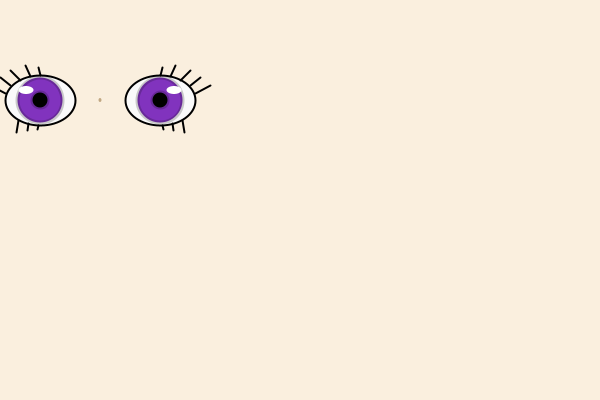
Frame 1 (no input)
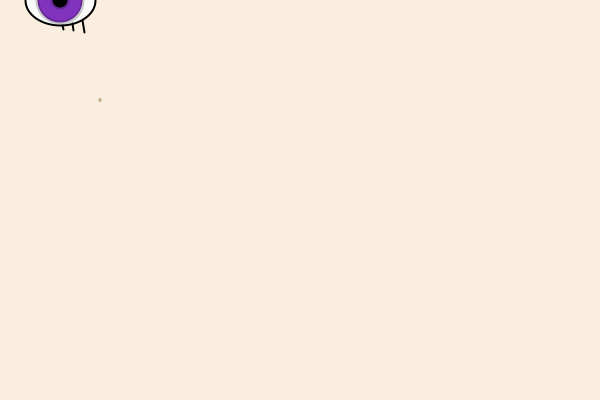
Frame 60 (the mouse pressed at the canvas centre just before this capture)
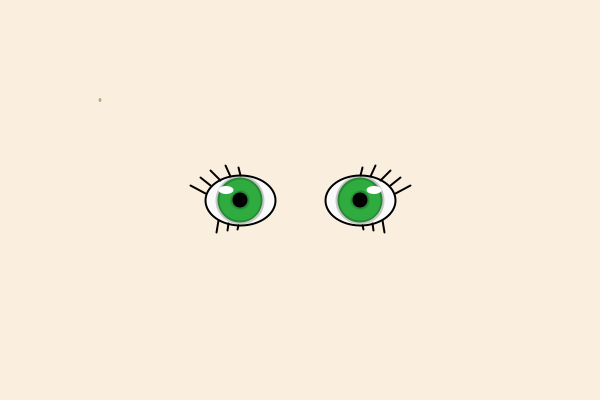
Frame 120 (the mouse held since frame 60 and released just before this capture)

The Processing sketch that drew these frames (run headless with seeded random() and noise(); from frame 60 on, the mouse is pressed at the canvas centre):

// Processing sketch: processing_139465
// ── processing_139465.pde

int x =100;
int y =100;

void setup(){
size (600,400);
background(#FAEFDE);


}

  //iris
  color iris = color (random(200),random(200),random(200));

void draw(){
  background(#FAEFDE);
  //FRECKLES
  fill(#C1A883);
  noStroke();
  ellipse(100,100,3,4);
  eyeDesign();
  
}
void eyeDesign(){ 
  
  //RIGHT
  strokeWeight(2);
  stroke(0);
  fill(250,250,250);
  ellipse(x-60,y,70,50);
  //iris
  strokeWeight(4);
  stroke(0,50);
  fill(iris);
  ellipse(x-60,y,45,45);
  fill(0);
  ellipse(x-60,y,15,15);
  noStroke();
  fill(255);
  ellipse(x-74,y-10,15,8);
  //toplashes
  strokeWeight(2);
  stroke(0); 
  line(x-60,y-25,x-62,y-33);
  line(x-70,y-24,x-75,y-35);
  line(x-80,y-20,x-90,y-30);
  line(x-90,y-15,x-100,y-23);
  line(x-95,y-7,x-110,y-15);
  //bottom lashes
  line(x-62,y+25,x-63,y+29);
  line(x-72,y+23,x-73,y+30);
  line(x-82,y+20,x-84,y+32);  
  
  //LEFT
  strokeWeight(2);
  stroke(0);
  fill(250,250,250);
  ellipse(x+60,y,70,50);
  //iris
  strokeWeight(4);
  stroke(0,50);
  fill(iris);
  ellipse(x+60,y,45,45); 
  fill(0);
  ellipse(x+60,y,15,15);
  noStroke();
  fill(255);
  ellipse(x+74,y-10,15,8);
  //toplashes
  strokeWeight(2);
  stroke(0); 
  line(x+60,y-25,x+62,y-33);
  line(x+70,y-24,x+75,y-35);
  line(x+80,y-20,x+90,y-30);
  line(x+90,y-15,x+100,y-23);
  line(x+95,y-7,x+110,y-15);
  //bottom lashes
  line(x+62,y+25,x+63,y+29);
  line(x+72,y+23,x+73,y+30);
  line(x+82,y+20,x+84,y+32);  
 
  
  //move
  x=mouseX;
  y=mouseY;
 
}

void mousePressed(){
   iris = color (random(200),random(200),random(200));
}
